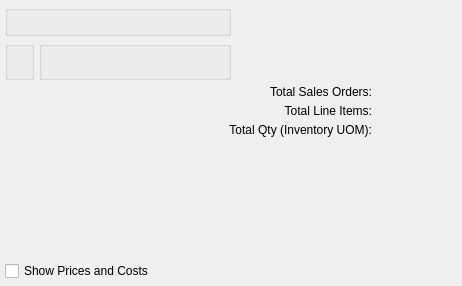
<?xml version="1.0" encoding="UTF-8"?>
<ui version="4.0">
 <comment>This file is part of the xTuple ERP: PostBooks Edition, a free and
open source Enterprise Resource Planning software suite,
Copyright (c) 1999-2010 by OpenMFG LLC, d/b/a xTuple.
It is licensed to you under the Common Public Attribution License
version 1.0, the full text of which (including xTuple-specific Exhibits)
is available at www.xtuple.com/CPAL.  By using this software, you agree
to be bound by its terms.</comment>
 <class>dspSummarizedBacklogByWarehouse</class>
 <widget class="QWidget" name="dspSummarizedBacklogByWarehouse">
  <property name="geometry">
   <rect>
    <x>0</x>
    <y>0</y>
    <width>462</width>
    <height>286</height>
   </rect>
  </property>
  <property name="windowTitle">
   <string>Summarized Backlog by Site</string>
  </property>
  <layout class="QVBoxLayout" name="verticalLayout_3">
   <item>
    <layout class="QHBoxLayout" name="horizontalLayout">
     <item>
      <layout class="QGridLayout" name="gridLayout_4">
       <item row="0" column="0" colspan="2">
        <widget class="ParameterGroup" name="_customerType">
         <property name="title">
          <string/>
         </property>
         <property name="fixedSize">
          <bool>false</bool>
         </property>
        </widget>
       </item>
       <item row="1" column="0">
        <widget class="WarehouseGroup" name="_warehouse">
         <property name="title">
          <string/>
         </property>
         <property name="fixedSize">
          <bool>false</bool>
         </property>
        </widget>
       </item>
       <item row="1" column="1">
        <widget class="QGroupBox" name="_datesGroup">
         <property name="title">
          <string/>
         </property>
         <layout class="QGridLayout" name="gridLayout_3">
          <item row="0" column="1">
           <widget class="DateCluster" name="_dates"/>
          </item>
          <item row="0" column="2">
           <spacer name="horizontalSpacer_2">
            <property name="orientation">
             <enum>Qt::Horizontal</enum>
            </property>
            <property name="sizeHint" stdset="0">
             <size>
              <width>0</width>
              <height>20</height>
             </size>
            </property>
           </spacer>
          </item>
         </layout>
        </widget>
       </item>
      </layout>
     </item>
     <item>
      <spacer name="horizontalSpacer">
       <property name="orientation">
        <enum>Qt::Horizontal</enum>
       </property>
       <property name="sizeHint" stdset="0">
        <size>
         <width>0</width>
         <height>20</height>
        </size>
       </property>
      </spacer>
     </item>
    </layout>
   </item>
   <item>
    <layout class="QHBoxLayout" name="horizontalLayout_2">
     <item>
      <layout class="QVBoxLayout" name="verticalLayout">
       <property name="spacing">
        <number>0</number>
       </property>
       <item>
        <spacer name="verticalSpacer">
         <property name="orientation">
          <enum>Qt::Vertical</enum>
         </property>
         <property name="sizeHint" stdset="0">
          <size>
           <width>20</width>
           <height>0</height>
          </size>
         </property>
        </spacer>
       </item>
       <item>
        <widget class="XCheckBox" name="_showPrices">
         <property name="text">
          <string>Show Prices and Costs</string>
         </property>
        </widget>
       </item>
      </layout>
     </item>
     <item>
      <spacer>
       <property name="orientation">
        <enum>Qt::Horizontal</enum>
       </property>
       <property name="sizeType">
        <enum>QSizePolicy::Expanding</enum>
       </property>
       <property name="sizeHint" stdset="0">
        <size>
         <width>0</width>
         <height>63</height>
        </size>
       </property>
      </spacer>
     </item>
     <item>
      <layout class="QVBoxLayout" name="verticalLayout_2">
       <property name="spacing">
        <number>0</number>
       </property>
       <item>
        <layout class="QGridLayout" name="gridLayout">
         <item row="0" column="0">
          <widget class="QLabel" name="_totalSalesOrdersLit">
           <property name="text">
            <string>Total Sales Orders:</string>
           </property>
           <property name="alignment">
            <set>Qt::AlignRight|Qt::AlignTrailing|Qt::AlignVCenter</set>
           </property>
          </widget>
         </item>
         <item row="0" column="1">
          <widget class="QLabel" name="_totalSalesOrders">
           <property name="minimumSize">
            <size>
             <width>80</width>
             <height>0</height>
            </size>
           </property>
           <property name="text">
            <string/>
           </property>
           <property name="alignment">
            <set>Qt::AlignRight|Qt::AlignTrailing|Qt::AlignVCenter</set>
           </property>
          </widget>
         </item>
         <item row="1" column="1">
          <widget class="QLabel" name="_totalLineItems">
           <property name="minimumSize">
            <size>
             <width>80</width>
             <height>0</height>
            </size>
           </property>
           <property name="text">
            <string/>
           </property>
           <property name="alignment">
            <set>Qt::AlignRight|Qt::AlignTrailing|Qt::AlignVCenter</set>
           </property>
          </widget>
         </item>
         <item row="2" column="0">
          <widget class="QLabel" name="_totalQtyLit">
           <property name="text">
            <string>Total Qty (Inventory UOM):</string>
           </property>
           <property name="alignment">
            <set>Qt::AlignRight|Qt::AlignTrailing|Qt::AlignVCenter</set>
           </property>
          </widget>
         </item>
         <item row="2" column="1">
          <widget class="QLabel" name="_totalQty">
           <property name="minimumSize">
            <size>
             <width>80</width>
             <height>0</height>
            </size>
           </property>
           <property name="text">
            <string/>
           </property>
           <property name="alignment">
            <set>Qt::AlignRight|Qt::AlignTrailing|Qt::AlignVCenter</set>
           </property>
          </widget>
         </item>
         <item row="1" column="0">
          <widget class="QLabel" name="_totalLineItemsLit">
           <property name="text">
            <string>Total Line Items:</string>
           </property>
           <property name="alignment">
            <set>Qt::AlignRight|Qt::AlignTrailing|Qt::AlignVCenter</set>
           </property>
          </widget>
         </item>
        </layout>
       </item>
       <item>
        <spacer name="verticalSpacer_2">
         <property name="orientation">
          <enum>Qt::Vertical</enum>
         </property>
         <property name="sizeHint" stdset="0">
          <size>
           <width>20</width>
           <height>0</height>
          </size>
         </property>
        </spacer>
       </item>
      </layout>
     </item>
    </layout>
   </item>
  </layout>
 </widget>
 <layoutdefault spacing="5" margin="5"/>
 <pixmapfunction>qPixmapFromMimeSource</pixmapfunction>
 <customwidgets>
  <customwidget>
   <class>DateCluster</class>
   <extends>QWidget</extends>
   <header>datecluster.h</header>
  </customwidget>
  <customwidget>
   <class>ParameterGroup</class>
   <extends>QGroupBox</extends>
   <header>parametergroup.h</header>
  </customwidget>
  <customwidget>
   <class>WarehouseGroup</class>
   <extends>QGroupBox</extends>
   <header>warehousegroup.h</header>
  </customwidget>
  <customwidget>
   <class>XCheckBox</class>
   <extends>QCheckBox</extends>
   <header>xcheckbox.h</header>
  </customwidget>
 </customwidgets>
 <tabstops>
  <tabstop>_customerType</tabstop>
  <tabstop>_dates</tabstop>
 </tabstops>
 <resources/>
 <connections/>
</ui>
